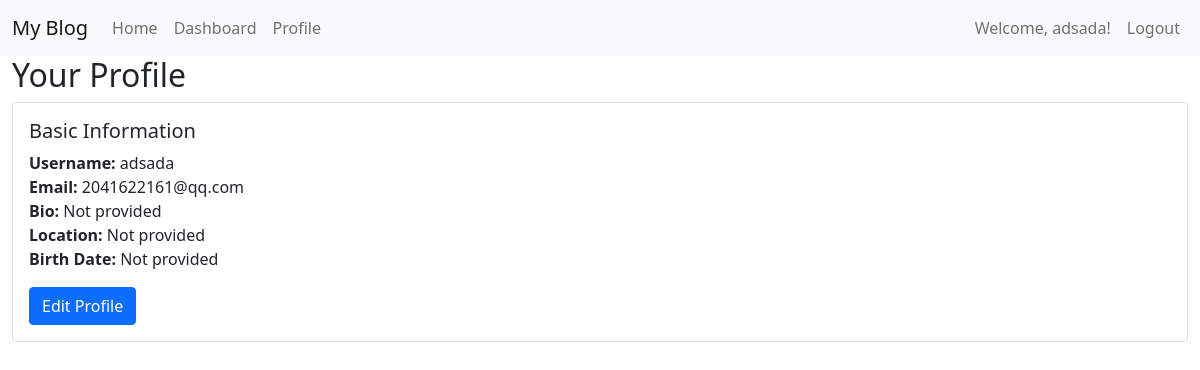
Screenshot of /profile/ (signed in) with the database file from the repository.
### blog/models.py (models this page shows, shortened)
class UserProfile(models.Model):
    user = models.OneToOneField(User, on_delete=models.CASCADE)
    bio = models.TextField(blank=True)
    location = models.CharField(max_length=100, blank=True)
    birth_date = models.DateField(null=True, blank=True)
    email = models.EmailField(null=True, blank=True)

### blog/views.py (the view)
# urls.py: path('profile/', views.profile_view, name='profile'),
@login_required
def profile_view(request):
    user = request.user
    try:
        profile = user.userprofile
    except:
        from .models import UserProfile
        profile = UserProfile.objects.create(user=user)
    context = {
        'user': user,
        'profile': profile
    }
    return render(request, 'blog/profile.html', context)

### templates/blog/profile.html (shortened to what this page needs)
{% extends 'blog/base.html' %}
{% block content %}
<div class="profile-container">
    <h2>Your Profile</h2>
    <div class="card">
        <div class="card-body">
            <h5 class="card-title">Basic Information</h5>
            <p class="card-text">
                <strong>Username:</strong> {{ user.username }}<br>
                <strong>Email:</strong> {{ user.email }}<br>
                <strong>Bio:</strong> {{ profile.bio|default:"Not provided" }}<br>
                <strong>Location:</strong> {{ profile.location|default:"Not provided" }}<br>
                <strong>Birth Date:</strong> {{ profile.birth_date|default:"Not provided" }}
            </p>
            <a href="#" class="btn btn-primary">Edit Profile</a>
        </div>
    </div>
</div>
{% endblock %}

### templates/blog/base.html (shortened to what this page needs)
<!DOCTYPE html>
<html lang="zh-CN">
<head>
    <link href="https://cdn.jsdelivr.net/npm/bootstrap@5.1.3/dist/css/bootstrap.min.css" rel="stylesheet">
</head>
<body>
    <nav class="navbar navbar-expand-lg navbar-light bg-light">
        <div class="container-fluid">
            <a class="navbar-brand" href="{% url 'home' %}">My Blog</a>
            <div class="collapse navbar-collapse" id="navbarNav">
                <ul class="navbar-nav me-auto">
                    <li class="nav-item">
                        <a class="nav-link" href="{% url 'home' %}">Home</a>
                    </li>
                    {% if user.is_authenticated %}
                    <li class="nav-item">
                        <a class="nav-link" href="{% url 'dashboard' %}">Dashboard</a>
                    </li>
                    <li class="nav-item">
                        <a class="nav-link" href="{% url 'profile' %}">Profile</a>
                    </li>
                    {% endif %}
                </ul>
                <ul class="navbar-nav">
                    {% if user.is_authenticated %}
                    <li class="nav-item">
                        <span class="nav-link">Welcome, {{ user.username }}!</span>
                    </li>
                    <li class="nav-item">
                        <a class="nav-link" href="{% url 'logout' %}">Logout</a>
                    </li>
                    {% endif %}
                </ul>
            </div>
        </div>
    </nav>
    <div class="container-fluid">
        {% block content %}{% endblock %}
    </div>
</body>
</html>

### rows the page displays
UserProfile: bio "Not provided", location "Not provided", birth_date "Not provided"

### other values shown
{{ user.username }} "adsada"
{{ user.email }} "2041622161@qq.com"
